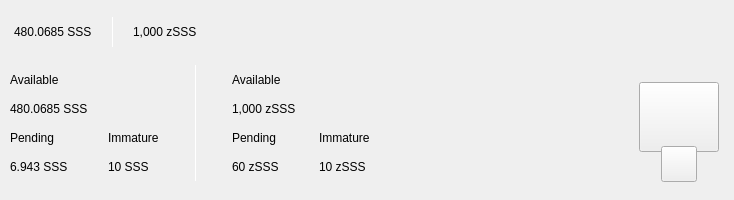
<?xml version="1.0" encoding="UTF-8"?>
<ui version="4.0">
 <class>TopBar</class>
 <widget class="QWidget" name="TopBar">
  <property name="geometry">
   <rect>
    <x>0</x>
    <y>0</y>
    <width>734</width>
    <height>200</height>
   </rect>
  </property>
  <property name="minimumSize">
   <size>
    <width>0</width>
    <height>200</height>
   </size>
  </property>
  <property name="maximumSize">
   <size>
    <width>16777215</width>
    <height>200</height>
   </size>
  </property>
  <property name="windowTitle">
   <string>Form</string>
  </property>
  <layout class="QVBoxLayout" name="verticalLayout_10" stretch="0">
   <property name="spacing">
    <number>0</number>
   </property>
   <property name="leftMargin">
    <number>0</number>
   </property>
   <property name="topMargin">
    <number>0</number>
   </property>
   <property name="rightMargin">
    <number>0</number>
   </property>
   <property name="bottomMargin">
    <number>0</number>
   </property>
   <item>
    <widget class="PFBorderImage" name="containerTop" native="true">
     <layout class="QVBoxLayout" name="verticalLayout_11">
      <property name="spacing">
       <number>0</number>
      </property>
      <property name="leftMargin">
       <number>0</number>
      </property>
      <property name="topMargin">
       <number>0</number>
      </property>
      <property name="rightMargin">
       <number>0</number>
      </property>
      <property name="bottomMargin">
       <number>0</number>
      </property>
      <item>
       <widget class="QWidget" name="top_container_2" native="true">
        <property name="minimumSize">
         <size>
          <width>0</width>
          <height>65</height>
         </size>
        </property>
        <layout class="QHBoxLayout" name="top_container">
         <property name="spacing">
          <number>0</number>
         </property>
         <property name="leftMargin">
          <number>14</number>
         </property>
         <property name="topMargin">
          <number>0</number>
         </property>
         <property name="rightMargin">
          <number>14</number>
         </property>
         <property name="bottomMargin">
          <number>0</number>
         </property>
         <item alignment="Qt::AlignVCenter">
          <widget class="QWidget" name="widgetTopAmount" native="true">
           <property name="sizePolicy">
            <sizepolicy hsizetype="Preferred" vsizetype="Maximum">
             <horstretch>0</horstretch>
             <verstretch>0</verstretch>
            </sizepolicy>
           </property>
           <layout class="QHBoxLayout" name="horizontalLayout_5">
            <property name="spacing">
             <number>0</number>
            </property>
            <property name="leftMargin">
             <number>0</number>
            </property>
            <property name="topMargin">
             <number>0</number>
            </property>
            <property name="rightMargin">
             <number>0</number>
            </property>
            <property name="bottomMargin">
             <number>0</number>
            </property>
            <item alignment="Qt::AlignTop">
             <widget class="QLabel" name="labelAmountTopSSS">
              <property name="minimumSize">
               <size>
                <width>0</width>
                <height>36</height>
               </size>
              </property>
              <property name="styleSheet">
               <string notr="true">padding:0px;margin:0px;</string>
              </property>
              <property name="text">
               <string notr="true">480.0685 SSS</string>
              </property>
             </widget>
            </item>
            <item>
             <spacer name="horizontalSpacer_11">
              <property name="orientation">
               <enum>Qt::Horizontal</enum>
              </property>
              <property name="sizeType">
               <enum>QSizePolicy::Fixed</enum>
              </property>
              <property name="sizeHint" stdset="0">
               <size>
                <width>20</width>
                <height>20</height>
               </size>
              </property>
             </spacer>
            </item>
            <item alignment="Qt::AlignVCenter">
             <widget class="QLabel" name="typeSpacerTop">
              <property name="minimumSize">
               <size>
                <width>1</width>
                <height>30</height>
               </size>
              </property>
              <property name="maximumSize">
               <size>
                <width>1</width>
                <height>30</height>
               </size>
              </property>
              <property name="styleSheet">
               <string notr="true">background-color:white;
padding:0px;
border:none;</string>
              </property>
              <property name="text">
               <string/>
              </property>
             </widget>
            </item>
            <item>
             <spacer name="horizontalSpacer_12">
              <property name="orientation">
               <enum>Qt::Horizontal</enum>
              </property>
              <property name="sizeType">
               <enum>QSizePolicy::Fixed</enum>
              </property>
              <property name="sizeHint" stdset="0">
               <size>
                <width>20</width>
                <height>20</height>
               </size>
              </property>
             </spacer>
            </item>
            <item alignment="Qt::AlignTop">
             <widget class="QLabel" name="labelAmountTopzSSS">
              <property name="minimumSize">
               <size>
                <width>0</width>
                <height>36</height>
               </size>
              </property>
              <property name="text">
               <string notr="true">1,000 zSSS</string>
              </property>
             </widget>
            </item>
           </layout>
          </widget>
         </item>
         <item>
          <spacer name="horizontalSpacer">
           <property name="orientation">
            <enum>Qt::Horizontal</enum>
           </property>
           <property name="sizeHint" stdset="0">
            <size>
             <width>40</width>
             <height>20</height>
            </size>
           </property>
          </spacer>
         </item>
         <item>
          <layout class="QHBoxLayout" name="horizontalLayout_4">
           <property name="spacing">
            <number>12</number>
           </property>
           <property name="rightMargin">
            <number>0</number>
           </property>
           <item alignment="Qt::AlignRight">
            <widget class="QWidget" name="layoutSync" native="true">
             <property name="minimumSize">
              <size>
               <width>0</width>
               <height>36</height>
              </size>
             </property>
             <property name="maximumSize">
              <size>
               <width>16777215</width>
               <height>36</height>
              </size>
             </property>
             <layout class="QVBoxLayout" name="verticalLayout_9">
              <property name="leftMargin">
               <number>0</number>
              </property>
              <property name="topMargin">
               <number>0</number>
              </property>
              <property name="rightMargin">
               <number>0</number>
              </property>
              <property name="bottomMargin">
               <number>0</number>
              </property>
              <item>
               <widget class="ExpandableButton" name="pushButtonSync" native="true">
                <property name="minimumSize">
                 <size>
                  <width>36</width>
                  <height>36</height>
                 </size>
                </property>
                <property name="maximumSize">
                 <size>
                  <width>16777215</width>
                  <height>36</height>
                 </size>
                </property>
               </widget>
              </item>
             </layout>
            </widget>
           </item>
           <item>
            <widget class="ExpandableButton" name="pushButtonHDUpgrade" native="true">
             <property name="minimumSize">
              <size>
               <width>36</width>
               <height>36</height>
              </size>
             </property>
            </widget>
           </item>
           <item>
            <widget class="ExpandableButton" name="pushButtonStack" native="true">
             <property name="minimumSize">
              <size>
               <width>36</width>
               <height>36</height>
              </size>
             </property>
            </widget>
           </item>
           <item>
            <widget class="ExpandableButton" name="pushButtonColdStaking" native="true">
             <property name="minimumSize">
              <size>
               <width>36</width>
               <height>36</height>
              </size>
             </property>
            </widget>
           </item>
           <item>
            <widget class="ExpandableButton" name="pushButtonConnection" native="true">
             <property name="minimumSize">
              <size>
               <width>36</width>
               <height>36</height>
              </size>
             </property>
            </widget>
           </item>
           <item>
            <widget class="ExpandableButton" name="pushButtonTor" native="true">
             <property name="minimumSize">
              <size>
               <width>36</width>
               <height>36</height>
              </size>
             </property>
            </widget>
           </item>
           <item>
            <widget class="ExpandableButton" name="pushButtonLock" native="true">
             <property name="sizePolicy">
              <sizepolicy hsizetype="Expanding" vsizetype="Expanding">
               <horstretch>0</horstretch>
               <verstretch>0</verstretch>
              </sizepolicy>
             </property>
             <property name="minimumSize">
              <size>
               <width>36</width>
               <height>0</height>
              </size>
             </property>
            </widget>
           </item>
           <item>
            <widget class="ExpandableButton" name="pushButtonTheme" native="true">
             <property name="minimumSize">
              <size>
               <width>36</width>
               <height>36</height>
              </size>
             </property>
             <property name="maximumSize">
              <size>
               <width>16777215</width>
               <height>36</height>
              </size>
             </property>
            </widget>
           </item>
           <item>
            <widget class="ExpandableButton" name="pushButtonFAQ" native="true">
             <property name="minimumSize">
              <size>
               <width>36</width>
               <height>36</height>
              </size>
             </property>
            </widget>
           </item>
          </layout>
         </item>
        </layout>
       </widget>
      </item>
      <item>
       <widget class="QWidget" name="bottom_container" native="true">
        <property name="minimumSize">
         <size>
          <width>0</width>
          <height>135</height>
         </size>
        </property>
        <layout class="QHBoxLayout" name="botton_container">
         <property name="leftMargin">
          <number>10</number>
         </property>
         <property name="topMargin">
          <number>0</number>
         </property>
         <property name="rightMargin">
          <number>10</number>
         </property>
         <property name="bottomMargin">
          <number>10</number>
         </property>
         <item>
          <layout class="QHBoxLayout" name="horizontalLayout_3">
           <property name="bottomMargin">
            <number>9</number>
           </property>
           <item>
            <layout class="QVBoxLayout" name="verticalLayout_7">
             <property name="spacing">
              <number>0</number>
             </property>
             <property name="leftMargin">
              <number>0</number>
             </property>
             <property name="rightMargin">
              <number>30</number>
             </property>
             <item>
              <layout class="QVBoxLayout" name="verticalLayout_2">
               <item>
                <widget class="QLabel" name="labelTitle1">
                 <property name="text">
                  <string>Available</string>
                 </property>
                </widget>
               </item>
               <item>
                <widget class="QLabel" name="labelAmountSSS">
                 <property name="text">
                  <string notr="true">480.0685 SSS</string>
                 </property>
                </widget>
               </item>
              </layout>
             </item>
             <item>
              <layout class="QHBoxLayout" name="horizontalLayout_2">
               <property name="spacing">
                <number>0</number>
               </property>
               <item>
                <layout class="QVBoxLayout" name="verticalLayout_3">
                 <item>
                  <widget class="QLabel" name="labelTitle3">
                   <property name="text">
                    <string>Pending</string>
                   </property>
                  </widget>
                 </item>
                 <item>
                  <widget class="QLabel" name="labelPendingSSS">
                   <property name="text">
                    <string notr="true">6.943 SSS</string>
                   </property>
                  </widget>
                 </item>
                </layout>
               </item>
               <item>
                <spacer name="horizontalSpacer_3">
                 <property name="orientation">
                  <enum>Qt::Horizontal</enum>
                 </property>
                 <property name="sizeType">
                  <enum>QSizePolicy::Fixed</enum>
                 </property>
                 <property name="sizeHint" stdset="0">
                  <size>
                   <width>40</width>
                   <height>20</height>
                  </size>
                 </property>
                </spacer>
               </item>
               <item>
                <layout class="QVBoxLayout" name="verticalLayout_4">
                 <item>
                  <widget class="QLabel" name="labelTitle4">
                   <property name="text">
                    <string>Immature</string>
                   </property>
                  </widget>
                 </item>
                 <item>
                  <widget class="QLabel" name="labelImmatureSSS">
                   <property name="text">
                    <string notr="true">10 SSS</string>
                   </property>
                  </widget>
                 </item>
                </layout>
               </item>
              </layout>
             </item>
            </layout>
           </item>
           <item>
            <widget class="QLabel" name="typeSpacerExpanded">
             <property name="minimumSize">
              <size>
               <width>1</width>
               <height>100</height>
              </size>
             </property>
             <property name="maximumSize">
              <size>
               <width>1</width>
               <height>16777215</height>
              </size>
             </property>
             <property name="styleSheet">
              <string notr="true">background-color:white;
padding:0px;
border:none;</string>
             </property>
             <property name="text">
              <string/>
             </property>
            </widget>
           </item>
           <item>
            <widget class="QWidget" name="zerocoinBalances" native="true">
             <layout class="QVBoxLayout" name="verticalLayout_8">
              <property name="spacing">
               <number>0</number>
              </property>
              <property name="leftMargin">
               <number>30</number>
              </property>
              <property name="topMargin">
               <number>0</number>
              </property>
              <property name="rightMargin">
               <number>0</number>
              </property>
              <property name="bottomMargin">
               <number>0</number>
              </property>
              <item>
               <layout class="QVBoxLayout" name="verticalLayout">
                <item>
                 <widget class="QLabel" name="labelTitleAvailablezSSS">
                  <property name="text">
                   <string>Available</string>
                  </property>
                 </widget>
                </item>
                <item>
                 <widget class="QLabel" name="labelAvailablezSSS">
                  <property name="text">
                   <string notr="true">1,000 zSSS</string>
                  </property>
                 </widget>
                </item>
               </layout>
              </item>
              <item>
               <layout class="QHBoxLayout" name="horizontalLayout">
                <property name="spacing">
                 <number>0</number>
                </property>
                <item>
                 <layout class="QVBoxLayout" name="verticalLayout_5">
                  <item>
                   <widget class="QLabel" name="labelTitlePendingzSSS">
                    <property name="text">
                     <string>Pending</string>
                    </property>
                   </widget>
                  </item>
                  <item>
                   <widget class="QLabel" name="labelPendingzSSS">
                    <property name="text">
                     <string notr="true">60 zSSS</string>
                    </property>
                   </widget>
                  </item>
                 </layout>
                </item>
                <item>
                 <spacer name="horizontalSpacer_4">
                  <property name="orientation">
                   <enum>Qt::Horizontal</enum>
                  </property>
                  <property name="sizeType">
                   <enum>QSizePolicy::Fixed</enum>
                  </property>
                  <property name="sizeHint" stdset="0">
                   <size>
                    <width>40</width>
                    <height>20</height>
                   </size>
                  </property>
                 </spacer>
                </item>
                <item>
                 <layout class="QVBoxLayout" name="verticalLayout_6">
                  <item>
                   <widget class="QLabel" name="labelTitleImmaturezSSS">
                    <property name="text">
                     <string>Immature</string>
                    </property>
                   </widget>
                  </item>
                  <item>
                   <widget class="QLabel" name="labelImmaturezSSS">
                    <property name="text">
                     <string notr="true">10 zSSS</string>
                    </property>
                   </widget>
                  </item>
                 </layout>
                </item>
               </layout>
              </item>
             </layout>
            </widget>
           </item>
          </layout>
         </item>
         <item>
          <spacer name="horizontalSpacer_2">
           <property name="orientation">
            <enum>Qt::Horizontal</enum>
           </property>
           <property name="sizeHint" stdset="0">
            <size>
             <width>40</width>
             <height>20</height>
            </size>
           </property>
          </spacer>
         </item>
         <item alignment="Qt::AlignHCenter|Qt::AlignVCenter">
          <widget class="QWidget" name="qrContainer" native="true">
           <property name="sizePolicy">
            <sizepolicy hsizetype="Preferred" vsizetype="Minimum">
             <horstretch>0</horstretch>
             <verstretch>0</verstretch>
            </sizepolicy>
           </property>
           <property name="minimumSize">
            <size>
             <width>90</width>
             <height>110</height>
            </size>
           </property>
           <property name="maximumSize">
            <size>
             <width>90</width>
             <height>110</height>
            </size>
           </property>
           <layout class="QVBoxLayout" name="containerQR">
            <property name="spacing">
             <number>0</number>
            </property>
            <property name="leftMargin">
             <number>5</number>
            </property>
            <property name="topMargin">
             <number>10</number>
            </property>
            <property name="rightMargin">
             <number>5</number>
            </property>
            <property name="bottomMargin">
             <number>0</number>
            </property>
            <item>
             <widget class="QPushButton" name="btnQr">
              <property name="minimumSize">
               <size>
                <width>70</width>
                <height>70</height>
               </size>
              </property>
              <property name="maximumSize">
               <size>
                <width>16777215</width>
                <height>70</height>
               </size>
              </property>
              <property name="focusPolicy">
               <enum>Qt::NoFocus</enum>
              </property>
              <property name="text">
               <string/>
              </property>
              <property name="iconSize">
               <size>
                <width>70</width>
                <height>70</height>
               </size>
              </property>
             </widget>
            </item>
            <item>
             <spacer name="verticalSpacer">
              <property name="orientation">
               <enum>Qt::Vertical</enum>
              </property>
              <property name="sizeType">
               <enum>QSizePolicy::Fixed</enum>
              </property>
              <property name="sizeHint" stdset="0">
               <size>
                <width>20</width>
                <height>20</height>
               </size>
              </property>
             </spacer>
            </item>
            <item alignment="Qt::AlignHCenter|Qt::AlignBottom">
             <widget class="QPushButton" name="pushButtonQR">
              <property name="minimumSize">
               <size>
                <width>36</width>
                <height>36</height>
               </size>
              </property>
              <property name="maximumSize">
               <size>
                <width>36</width>
                <height>36</height>
               </size>
              </property>
              <property name="focusPolicy">
               <enum>Qt::NoFocus</enum>
              </property>
              <property name="text">
               <string/>
              </property>
             </widget>
            </item>
           </layout>
          </widget>
         </item>
        </layout>
       </widget>
      </item>
     </layout>
    </widget>
   </item>
  </layout>
 </widget>
 <customwidgets>
  <customwidget>
   <class>ExpandableButton</class>
   <extends>QWidget</extends>
   <header>qt/sss/expandablebutton.h</header>
   <container>1</container>
  </customwidget>
  <customwidget>
   <class>PFBorderImage</class>
   <extends>QFrame</extends>
   <header>qt/sss/pfborderimage.h</header>
   <container>1</container>
  </customwidget>
 </customwidgets>
 <resources/>
 <connections/>
</ui>
